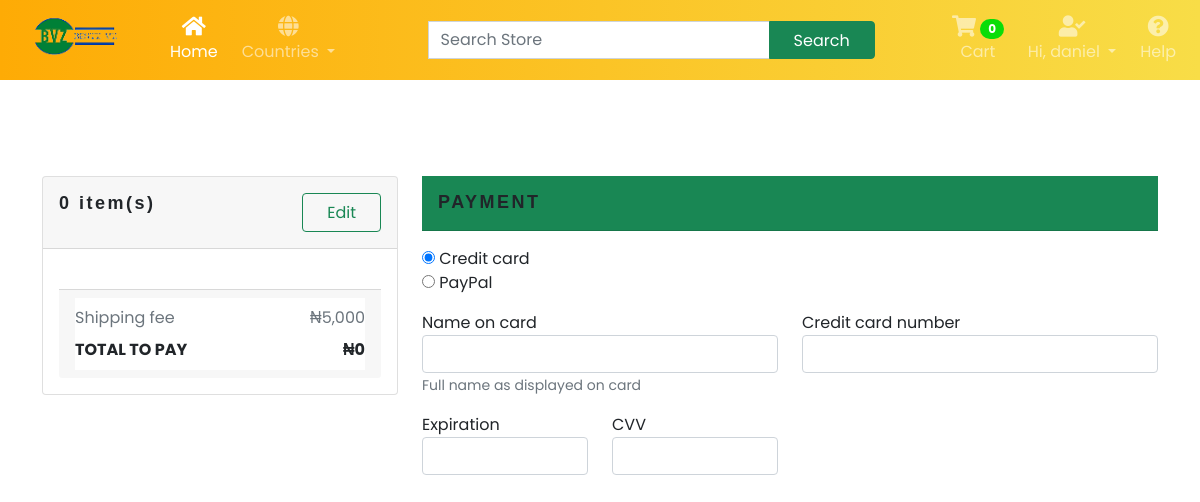
/checkout/ (signed in), run on an earlier commit of the app's database.
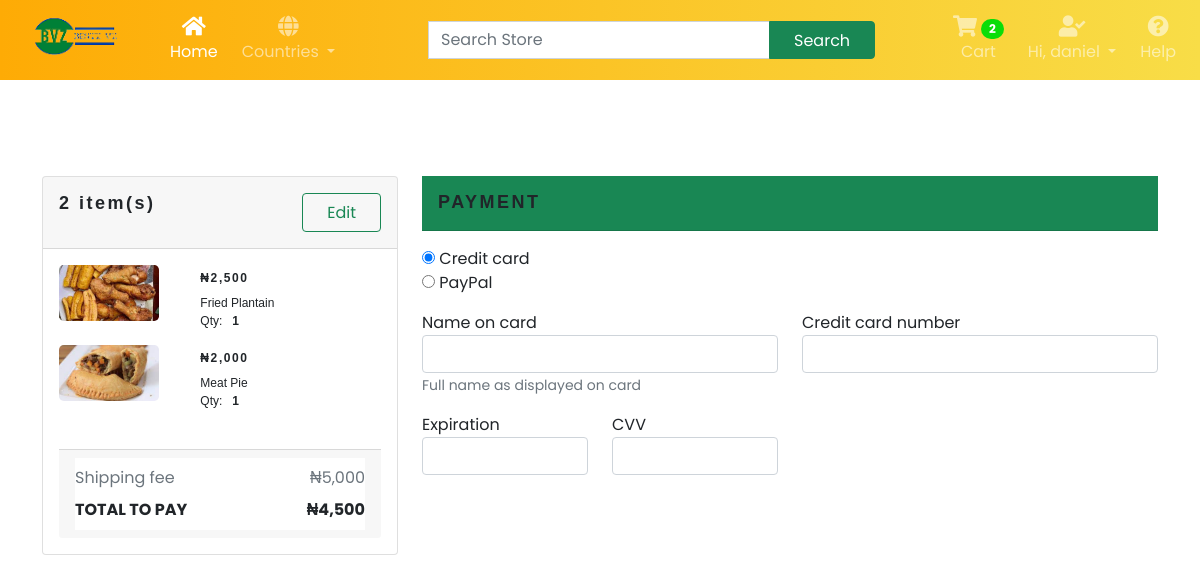
And on a later commit of the database.
### store/models.py (models this page shows, shortened)
class Order(models.Model):
    STATUS = (
        ('Pending', 'Pending'),
        ('On the way', 'On the way'),
        ('Delivered', 'Delivered')
    )
    customer = models.ForeignKey(Customer, on_delete=models.SET_NULL, null=True, blank=True)
    date_ordered = models.DateTimeField(auto_now_add = True)
    complete = models.BooleanField(default=False, null=True, blank=False)
    order_status = models.CharField(max_length=50, choices=STATUS, null=True)
    transaction_id = models.CharField(max_length=200, null=True)
    @property
    def shipping(self):
        shipping = True
        return shipping
    @property
    def get_cart_total(self):
        orderitems = self.orderitem_set.all()
        total = sum([item.get_total for item in orderitems])
        return total
    @property
    def get_cart_items(self):
        orderitems = self.orderitem_set.all()
        total = sum([item.quantity for item in orderitems])
        return total

class OrderItem(models.Model):
    product = models.ForeignKey(Product, on_delete=models.SET_NULL, null=True)
    order = models.ForeignKey(Order, on_delete=models.SET_NULL, null=True)
    quantity = models.IntegerField(default=0, null=True, blank=True)
    date_added = models.DateTimeField(auto_now_add=True)
    @property
    def get_total(self):
        total = self.product.price * self.quantity
        return total

class Product(models.Model):
    name = models.CharField(max_length=200)
    category = models.ForeignKey(Category, related_name='product_category', on_delete=models.CASCADE, null=True)
    slug = models.SlugField(max_length=255, unique=True, null=True)
    description = models.TextField(blank=True)
    in_stock = models.BooleanField(default=True)
    price = models.IntegerField()
    image = models.ImageField(null=True, blank=True)

### store/views.py (the view)
# urls.py: path('checkout/', views.checkout, name="checkout"),
def checkout(request):
    if request.user.is_authenticated:
        display = True
        customer = request.user.customer
        order, created = Order.objects.get_or_create(customer=customer, complete=False)
        items = order.orderitem_set.all()
        try:
            shipping = ShippingAddress.objects.filter(customer=customer)
            if shipping.exists():
                display = False
        except:
            pass
    else:
        return redirect('authentication')
    context = {'items': items, 'order': order, 'display': display}
    return render(request, 'store/checkout.html', context)

### account/context_processors.py (called while the page is built)
def users(request):
    if request.user.is_authenticated:
        username = NewUser.objects.get(last_name=request.user)
        last_name = username.last_name
    else:
        last_name = "Account"
        pass
    return {'last_name': last_name}

### account/models.py (called while the page is built)
    def __str__(self):
        return self.last_name

### store/context_processors.py (called while the page is built, shortened)
def total_cart_items(request):
    if request.user.is_authenticated:
        customer = request.user.customer
        order, created = Order.objects.get_or_create(customer=customer, complete=False)
        items = order.orderitem_set.all()
        if order:
            orderitems = OrderItem.objects.filter(order=order)
            qty = sum([item.quantity for item in orderitems])
            cart_total = sum([item.get_total for item in orderitems])
        else:
            qty = 0
            cart_total = 0
    return {'qty': qty, 'cart_total': cart_total, 'items': items}

### templates/store/checkout.html (shortened to what this page needs)
{% extends 'main.html' %}
{% load static %}
{% load humanize %}
{% block content %}
<div class="container my-5 py-5">
  <section>
    <div class="row">
      <div class="col-md-4 mb-4 position-static">
        <div class="card mb-4">
          <div class="card-header py-3">
            <h5 class="mb-0 text-font">{{order.get_cart_items}} item(s) <span class="float-end"
                style="font-size: 13px ;"><button onclick="window.location='/cart';" class="btn btn-outline-success">Edit</button></span></h5>
          </div>
          <div class="card-body">
            {% for item in items %}
            <div class="row">
              <div class="col-md-4">
                <img src="{{item.product.image.url}}"
                  class="rounded-3" style="width: 100px;" alt="" />
              </div>
              <div class="col-md-6 ms-3">
                <span class="mb-0 text-price">&#8358;{{item.product.price|intcomma}}</span>
                <p class="mb-0 text-descriptions">{{item.product.name}}</p>
                <p class="text-descriptions mt-0">Qty:<span class="text-descriptions fw-bold">{{item.quantity}}</span>
                </p>
              </div>
            </div>
            {% endfor %}
            <div class="card-footer mt-4">
              <ul class="list-group list-group-flush">
                <li
                  class="list-group-item d-flex justify-content-between align-items-center border-0 px-0 pb-0 text-muted">
                  Shipping fee
                  <span>&#8358;5,000</span>
                </li>
                <li
                  class="list-group-item d-flex justify-content-between align-items-center px-0 fw-bold text-uppercase">
                  Total to pay
                  <span>&#8358;{{cart_total|intcomma}}</span>
                </li>
              </ul>
            </div>
          </div>
        </div>
      </div>
      <div class="col-md-8">
        <form action="" method="post">
          <div class="card-header py-3 bg-success">
            <h4 class="mb-0 text-font text-uppercase">Payment</h4>
          </div>
          <div class="d-block my-3" id="payment-info">
            <div class="custom-control custom-radio">
              <input id="credit" name="paymentMethod" type="radio" class="custom-control-input" checked required>
              <label class="custom-control-label" for="credit">Credit card</label>
            </div>
            <div class="custom-control custom-radio">
              <input id="paypal" name="paymentMethod" type="radio" class="custom-control-input" required>
              <label class="custom-control-label" for="paypal">PayPal</label>
            </div>
          </div>
          <div class="row">
            <div class="col-md-6 mb-3">
              <label for="cc-name">Name on card</label>
              <input type="text" class="form-control" id="cc-name" placeholder="" required>
              <small class="text-muted">Full name as displayed on card</small>
            </div>
            <div class="col-md-6 mb-3">
              <label for="cc-number">Credit card number</label>
              <input type="text" class="form-control" id="cc-number" placeholder="" required>
            </div>
          </div>
          <div class="row">
            <div class="col-md-3 mb-3">
              <label for="cc-expiration">Expiration</label>
              <input type="text" class="form-control" id="cc-expiration" placeholder="" required>
            </div>
            <div class="col-md-3 mb-3">
              <label for="cc-cvv">CVV</label>
              <input type="text" class="form-control" id="cc-cvv" placeholder="" required>
            </div>
          </div>
        </form>
      </div>
    </div>
  </section>
</div>
{% endblock content %}

### templates/main.html (shortened to what this page needs)
{% load static %}
{% load humanize %}
<!DOCTYPE html>
<html lang="en">
<head>
    <link href="https://cdn.jsdelivr.net/npm/bootstrap@5.0.2/dist/css/bootstrap.min.css" rel="stylesheet">
    <link rel="stylesheet" href="https://cdnjs.cloudflare.com/ajax/libs/OwlCarousel2/2.3.4/assets/owl.carousel.min.css">
    <link rel="stylesheet" href="https://cdnjs.cloudflare.com/ajax/libs/OwlCarousel2/2.3.4/assets/owl.theme.default.min.css" />
    <link href="https://cdnjs.cloudflare.com/ajax/libs/font-awesome/5.15.4/css/all.min.css" rel="stylesheet">
    <link rel="stylesheet" href="{% static 'styles/main.css' %}">
    <link rel="stylesheet" href="{% static 'styles/store/store.css' %}">
    <link rel="stylesheet" href="{% static 'styles/store/cart.css' %}">
    <link rel="stylesheet" href="{% static 'styles/store/checkout.css' %}">
    <link rel="stylesheet" href="{% static 'styles/store/productview.css' %}">
</head>
<body>
<nav class="navbar navbar-expand-lg navbar-dark gradient-custom">
    <div class="container-fluid">
      <a class="navbar-brand" href="#"><img id="logoimg" src="{% static 'images/logo.png' %}" alt=""></a>
      <div class="collapse navbar-collapse" id="navbarSupportedContent">
        <ul class="navbar-nav me-auto d-flex flex-row mt-3 mt-lg-0">
          <li class="nav-item text-center mx-2 mx-lg-1">
            <a class="nav-link active" aria-current="page" href="{% url 'store' %}">
              <div>
                <i class="fas fa-home fa-lg mb-1"></i>
              </div>
              Home
            </a>
          </li>
          <li class="nav-item dropdown text-center mx-2 mx-lg-1">
            <a class="nav-link dropdown-toggle" href="#" id="navbarDropdown" role="button" data-bs-toggle="dropdown" aria-haspopup="true" aria-expanded="false">
              <div>
                <i id='icon' class="fas fa-globe fa-lg mb-1"></i>
              </div>
              Countries
            </a>
          </li>
        </ul>
        <form class="d-flex input-group w-auto ms-lg-3 my-3 my-lg-0">
            <input type="search" class="form-control" placeholder="Search Store" aria-label="Search" />
            <button class="btn btn-outline-white btn-success" type="button" data-mdb-ripple-color="dark">
              Search
            </button>
          </form>
        <ul class="navbar-nav ms-auto d-flex flex-row mt-3 mt-lg-0">
          <li class="nav-item text-center mx-2 mx-lg-1">
            <a class="nav-link" href="{% url 'cart' %}">
              <div>
                <i id='icon' class="fa fa-shopping-cart fa-lg mb-1"></i>
                <span class="badge rounded-pill badge-notification cart-qty" id="badge">{{qty}}</span>
              </div>
              Cart
            </a>
          </li>
          {% if user.is_authenticated %}
            <li class="nav-item dropdown text-center mx-2 mx-lg-1">
              <a class="nav-link dropdown-toggle" href="#" id="navbarDropdown" role="button" data-bs-toggle="dropdown" aria-expanded="false">
                <div>
                  <i id='icon' class="fa fa-user-check fa-lg mb-1"></i>
                 </div>
                 Hi, {{last_name}}
              </a>
            </li>
          {% endif %}
          <li class="nav-item text-center mx-2 mx-lg-1">
            <a class="nav-link" href="{% url 'cart' %}">
              <div>
                <i id='icon' class="fa fa-question-circle fa-lg mb-1"></i>
              </div>
              Help
            </a>
          </li>
        </ul>
      </div>
    </div>
</nav>
    <div class="w-100 ">
      {% block content %}{% endblock content %}
    </div>
</body>
</html>

What changed in the data, as far as the page shows it:
computed for Order: get_cart_items "0" → "2"
added OrderItem: product.image (picture), product.price "2,500", product.name "Fried Plantain", quantity "1"
added OrderItem: product.image (picture), product.price "2,000", product.name "Meat Pie", quantity "1"
Also different on the page:
{{ qty }}: "0" → "2"
{{ cart_total|intcomma }}: "0" → "4,500"
